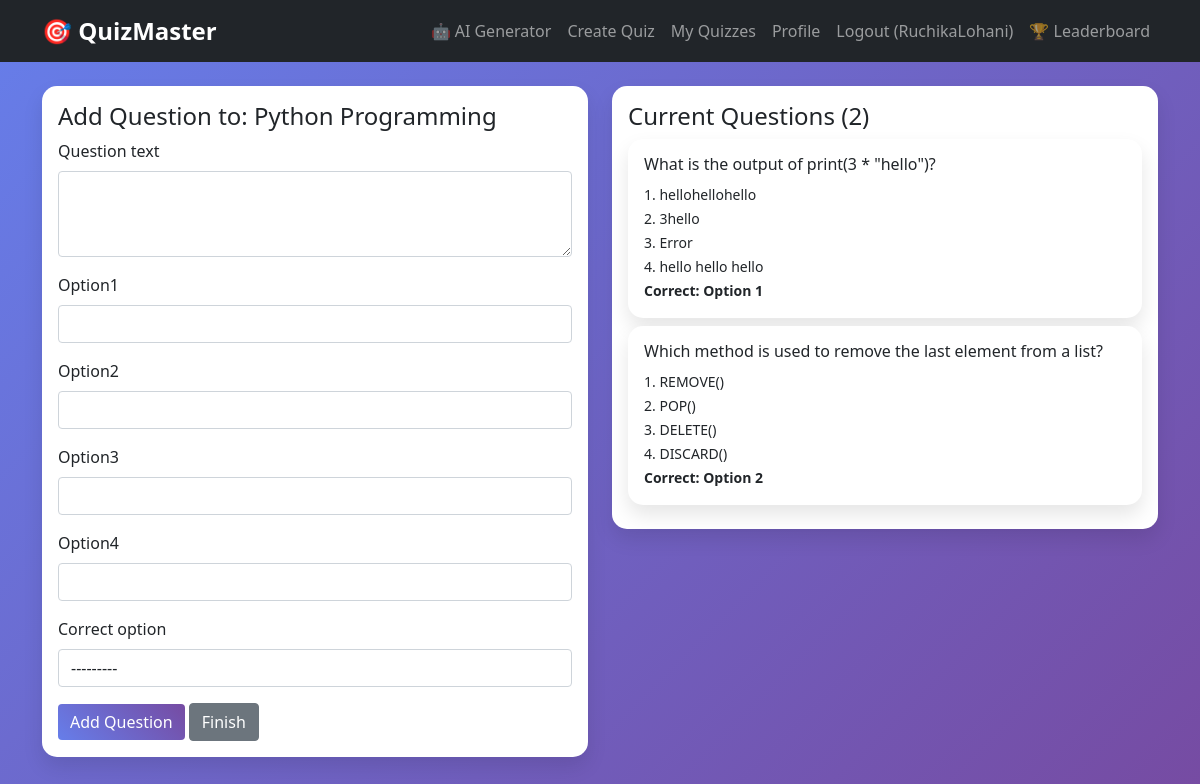
Screenshot of /add-questions/1/ (signed in) with the database file from the repository.
### quizapp/models.py (models this page shows, shortened)
class Quiz(models.Model):
    DIFFICULTY_CHOICES = [
        ('easy', 'Easy'),
        ('medium', 'Medium'),
        ('hard', 'Hard'),
    ]
    title = models.CharField(max_length=200)
    description = models.TextField()
    difficulty = models.CharField(
        max_length=10,
        choices=DIFFICULTY_CHOICES,
        default='easy'
    )
    number_of_questions = models.IntegerField(default=15)
    time_limit = models.IntegerField(default=10, help_text="Time limit in minutes")
    has_time_limit = models.BooleanField(default=False)
    created_at = models.DateTimeField(auto_now_add=True)
    updated_at = models.DateTimeField(auto_now=True)
    created_by = models.ForeignKey(User, on_delete=models.CASCADE)

class Question(models.Model):
    quiz = models.ForeignKey(Quiz, on_delete=models.CASCADE)
    question_text = models.TextField()
    option1 = models.CharField(max_length=200)
    option2 = models.CharField(max_length=200)
    option3 = models.CharField(max_length=200)
    option4 = models.CharField(max_length=200)
    correct_option = models.IntegerField(choices=[(1, 'Option 1'), (2, 'Option 2'), (3, 'Option 3'), (4, 'Option 4')])
    explanation = models.TextField(blank=True, null=True)  # Added explanation field

### quizapp/views.py (the view)
# urls.py: path('add-questions/<int:quiz_id>/', views.add_questions, name='add_questions'),
@login_required
def add_questions(request, quiz_id):
    quiz = get_object_or_404(Quiz, id=quiz_id, created_by=request.user)
    if request.method == 'POST':
        form = QuestionForm(request.POST)
        if form.is_valid():
            question = form.save(commit=False)
            question.quiz = quiz
            question.save()
            return redirect('add_questions', quiz_id=quiz.id)
    else:
        form = QuestionForm()
    questions = Question.objects.filter(quiz=quiz)
    return render(request, 'add_questions.html', {
        'form': form,
        'quiz': quiz,
        'questions': questions
    })

### quizapp/forms.py
class QuestionForm(forms.ModelForm):
    class Meta:
        model = Question
        fields = ['question_text', 'option1', 'option2', 'option3', 'option4', 'correct_option']
        widgets = {
            'question_text': forms.Textarea(attrs={'class': 'form-control', 'rows': 3}),
            'option1': forms.TextInput(attrs={'class': 'form-control'}),
            'option2': forms.TextInput(attrs={'class': 'form-control'}),
            'option3': forms.TextInput(attrs={'class': 'form-control'}),
            'option4': forms.TextInput(attrs={'class': 'form-control'}),
            'correct_option': forms.Select(attrs={'class': 'form-control'}),
        }

### templates/add_questions.html (shortened to what this page needs)
{% extends 'base.html' %}
{% block content %}
<div class="row">
    <div class="col-md-6">
        <div class="card">
            <div class="card-body">
                <h4>Add Question to: {{ quiz.title }}</h4>
                <form method="post">
                    {% for field in form %}
                    <div class="mb-3">
                        <label class="form-label">{{ field.label }}</label>
                        {{ field }}
                    </div>
                    {% endfor %}
                    <button type="submit" class="btn btn-primary">Add Question</button>
                    <a href="{% url 'home' %}" class="btn btn-secondary">Finish</a>
                </form>
            </div>
        </div>
    </div>
    <div class="col-md-6">
        <div class="card">
            <div class="card-body">
                <h4>Current Questions ({{ questions.count }})</h4>
                {% for question in questions %}
                <div class="card mb-2">
                    <div class="card-body">
                        <h6>{{ question.question_text }}</h6>
                        <small>
                            1. {{ question.option1 }}<br>
                            2. {{ question.option2 }}<br>
                            3. {{ question.option3 }}<br>
                            4. {{ question.option4 }}<br>
                            <strong>Correct: Option {{ question.correct_option }}</strong>
                        </small>
                    </div>
                </div>
                {% endfor %}
            </div>
        </div>
    </div>
</div>
{% endblock %}

### templates/base.html (shortened to what this page needs)
<!DOCTYPE html>
<html lang="en">
<head>
    <link href="https://cdn.jsdelivr.net/npm/bootstrap@5.1.3/dist/css/bootstrap.min.css" rel="stylesheet">
</head>
<body>
   <nav class="navbar navbar-expand-lg navbar-dark bg-dark">
    <div class="container">
        <a class="navbar-brand" href="{% url 'home' %}">🎯 QuizMaster</a>
        <div class="navbar-nav ms-auto">
            {% if user.is_authenticated %}
                <a class="nav-link" href="{% url 'ai_quiz_generator' %}">🤖 AI Generator</a>
                <a class="nav-link" href="{% url 'create_quiz' %}">Create Quiz</a>
                <a class="nav-link" href="{% url 'my_quizzes' %}">My Quizzes</a>
                <a class="nav-link" href="{% url 'profile' %}">Profile</a>
                <a class="nav-link" href="{% url 'logout' %}">Logout ({{ user.username }})</a>
                <a class="nav-link" href="{% url 'leaderboard' %}">🏆 Leaderboard</a>
            {% else %}
                <a class="nav-link" href="{% url 'login' %}">Login</a>
                <a class="nav-link" href="{% url 'register' %}">Register</a>
            {% endif %}
        </div>
    </div>
</nav>
    <div class="container mt-4">
        {% block content %}
        {% endblock %}
    </div>
</body>
</html>

### templates/base.html (style rules this page uses)
body { background: linear-gradient(135deg, #667eea 0%, #764ba2 100%); min-height: 100vh; }
.navbar-brand { font-weight: bold; font-size: 1.5rem; }
.card { border: none; border-radius: 15px; box-shadow: 0 10px 20px rgba(0,0,0,0.1); margin-bottom: 20px; }
.btn-primary { background: linear-gradient(45deg, #667eea, #764ba2); border: none; }

### rows the page displays
Quiz: title "Python Programming"
Question: question_text "What is the output of print(3 * \"hello\")?", option1 "hellohellohello", option2 "3hello", option3 "Error", option4 "hello hello hello", correct_option "1"
Question: question_text "Which method is used to remove the last element from a list?", option1 "REMOVE()", option2 "POP()", option3 "DELETE()", option4 "DISCARD()", correct_option "2"

### other values shown
{{ user.username }} "RuchikaLohani"
{{ field.label }} "Question text" "Option1" "Option2" "Option3" "Option4" "Correct option"
{{ questions.count }} "2"
